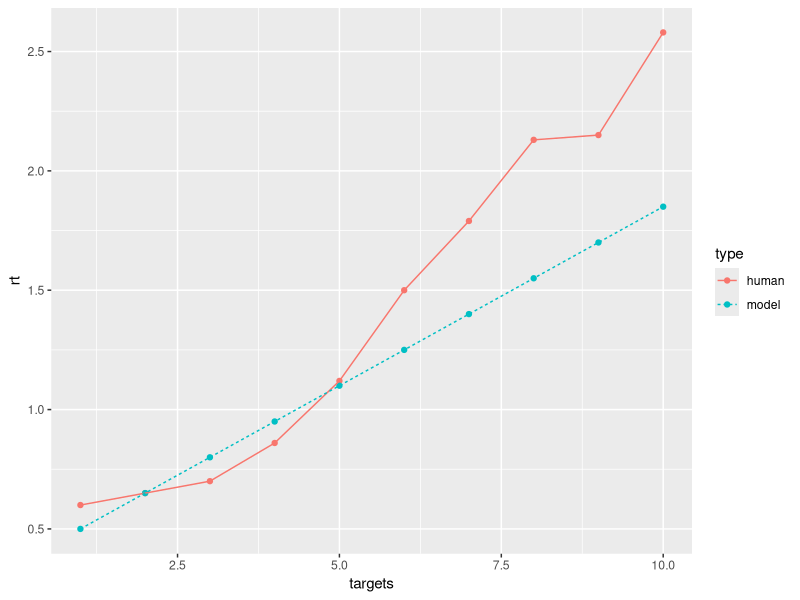

Reproduce this figure in R.
library(ggplot2)

targets=1:10
rt=c(.6,.65,.70,.86,1.12,1.50,1.79,2.13,2.15,2.58)
dat=as.data.frame(cbind(targets,rt))
dat$type='human'
rt=c(.5,.65,.8,.95,1.1,1.25,1.4,1.55,1.7,1.85)
dat2=as.data.frame(cbind(targets,rt))
dat2$type='model'
dat=rbind(dat,dat2)

ggplot(dat,aes(targets,rt,colour=type))+
  geom_point()+
  geom_line(aes(lty=type))